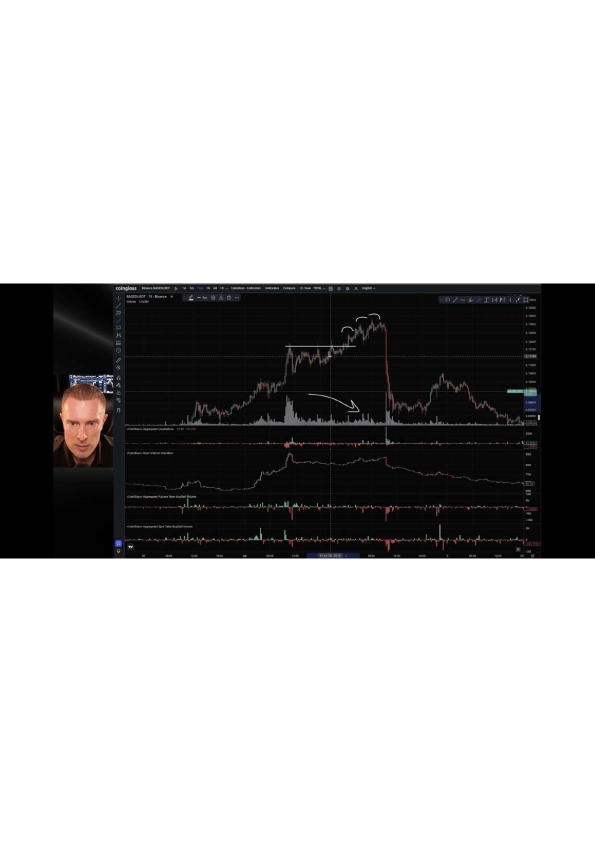
#> input picture .cursor/pdf_pages/cg/page-1.png, 1190 x 1684 px, given in place of dcc429_images_image-b3488a61-d60c-4139-ad23-db9168fd2013.png, which was not available (shown at 1/2 size)
$ python annotate_brent.py
#> lines starting #> are read from the running program, lines starting #| are printed output that depends on the picture; pictures that were not available may be replaced by others from this repository, and a replacement may not be noted
"""Annotate Brent Cash 15m screenshot with zones, patterns, trade plan."""
from __future__ import annotations

import os

from PIL import Image, ImageDraw, ImageFont

SRC = (
    r"C:\Users\User\.cursor\projects\d-PROJECTS-Bybit-bot\assets\\"
    r"c__Users_User_AppData_Roaming_Cursor_User_workspaceStorage_"
    r"7421d9986fe84b49bc115e3b3adcc429_images_image-b3488a61-d60c-4139-ad23-db9168fd2013.png"
)
OUT_DIR = r"d:\PROJECTS\Bybit_bot\analysis_output"

LEFT, RIGHT = 8, 955
VOL_TOP, VOL_BOT = 295, 365


def load_font(size: int) -> ImageFont.ImageFont:
#> called with size = 11
    for path in (
        r"C:\Windows\Fonts\segoeui.ttf",
        r"C:\Windows\Fonts\arial.ttf",
        r"C:\Windows\Fonts\calibri.ttf",
    ):
        if os.path.exists(path):
            return ImageFont.truetype(path, size)
    return ImageFont.load_default()


FONT_SM = load_font(11)
FONT_MD = load_font(13)
FONT_TITLE = load_font(16)


def overlay_rect(base: Image.Image, xy: list[int], fill: tuple[int, ...]) -> Image.Image:
    layer = Image.new("RGBA", base.size, (0, 0, 0, 0))
    ImageDraw.Draw(layer).rectangle(xy, fill=fill)
    return Image.alpha_composite(base, layer)


def draw_hline(
    d: ImageDraw.ImageDraw,
    y: int,
    color: tuple[int, ...],
    width: int = 1,
    dash: bool = False,
    x0: int = LEFT,
    x1: int = RIGHT,
) -> None:
    if not dash:
        d.line([(x0, y), (x1, y)], fill=color, width=width)
        return
    x = x0
    while x < x1:
        d.line([(x, y), (min(x + 8, x1), y)], fill=color, width=width)
        x += 14


def label_box(
    d: ImageDraw.ImageDraw,
    xy: tuple[int, int],
    text: str,
    fill: tuple[int, ...],
    text_fill: tuple[int, ...] = (255, 255, 255, 255),
    font: ImageFont.ImageFont = FONT_SM,
) -> None:
    x, y = xy
    bbox = d.textbbox((0, 0), text, font=font)
    tw, th = bbox[2] - bbox[0], bbox[3] - bbox[1]
    pad = 3
    d.rectangle([x, y, x + tw + 2 * pad, y + th + 2 * pad], fill=fill)
    d.text((x + pad, y + pad), text, fill=text_fill, font=font)


def title_bar(d: ImageDraw.ImageDraw, w: int, text: str) -> None:
    d.rectangle([0, 0, w, 22], fill=(15, 18, 28, 230))
    d.text((8, 3), text, fill=(240, 240, 245, 255), font=FONT_TITLE)


def main() -> None:
    os.makedirs(OUT_DIR, exist_ok=True)
    im = Image.open(SRC).convert("RGBA")
#> im is the input picture: PIL image 1190x1684 RGBA; mean R, G, B, A 176.9, 176.5, 176.4, 255
    w, _h = im.size
#> w = 1190

    # ----- MAP 1: Zones + Liquidity -----
    img1 = im.copy()
    img1 = overlay_rect(img1, [LEFT, 42, RIGHT, 72], (220, 60, 60, 55))
#> in overlay_rect, `layer = Image.new("RGBA", base.size, (0, 0, 0, 0))`: layer: PIL image 1190x1684 RGBA; every value is 0
    img1 = overlay_rect(img1, [LEFT, 95, RIGHT, 118], (255, 140, 60, 40))
    img1 = overlay_rect(img1, [LEFT, 148, RIGHT, 168], (60, 180, 100, 45))
    img1 = overlay_rect(img1, [LEFT, 185, RIGHT, 210], (60, 160, 220, 40))
    img1 = overlay_rect(img1, [LEFT, 245, RIGHT, 278], (40, 200, 120, 55))
#> in overlay_rect (call 5), `ImageDraw.Draw(layer).rectangle(xy, fill=fill)`:
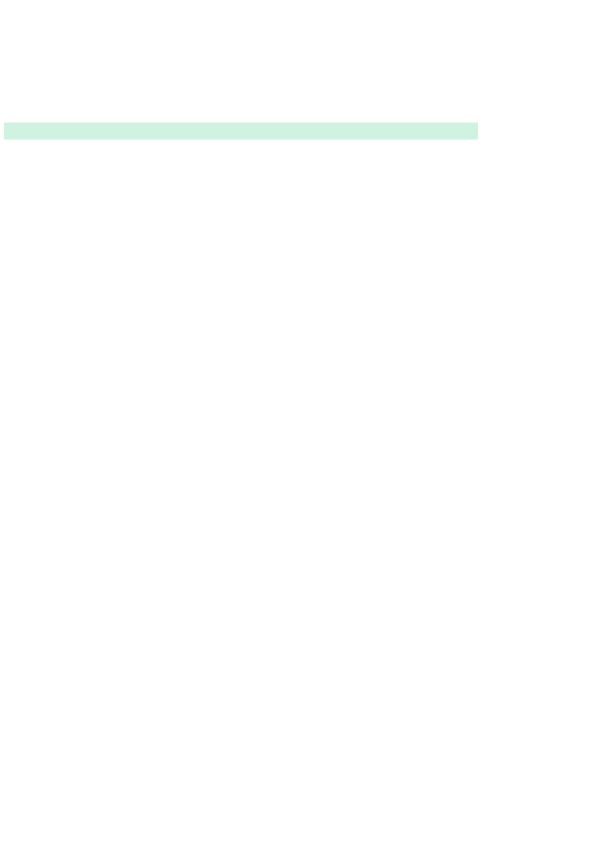
#> layer: PIL image 1190x1684 RGBA (shown at 1/2 size); mean R, G, B, A 0.6, 3.2, 1.9, 0.9; transparent parts drawn white

    d1 = ImageDraw.Draw(img1)
    draw_hline(d1, 155, (255, 80, 80, 200), width=1, dash=True)
    label_box(d1, (760, 142), "PRICE ~106.65", (180, 40, 40, 230))
    label_box(
        d1,
        (12, 44),
        "SUPPLY / EQ HIGHS ~107.85-108.05  |  BSL (stops above)",
        (180, 40, 40, 230),
    )
    label_box(d1, (12, 97), "R2 mid-resistance ~107.15-107.35", (200, 100, 30, 230))
    label_box(d1, (12, 150), "S1 retest support ~106.40-106.55", (30, 130, 70, 230))
    label_box(
        d1,
        (12, 187),
        "S2 breakout origin / prior R->S ~105.95-106.25",
        (30, 110, 170, 230),
    )
    label_box(
        d1,
        (12, 250),
        "DEMAND + SSL SWEEP ~105.05-105.45  |  V-bottom liquidity grab",
        (20, 140, 80, 230),
    )

    d1.polygon([(900, 38), (910, 50), (890, 50)], fill=(255, 80, 80, 220))
    label_box(d1, (820, 18), "BSL ^", (200, 50, 50, 230), font=FONT_MD)
    d1.polygon([(220, 285), (210, 273), (230, 273)], fill=(50, 220, 120, 220))
    label_box(d1, (235, 270), "SSL v", (20, 140, 80, 230), font=FONT_MD)

    title_bar(d1, w, "BRENT CASH · 15m · Vantage  |  MAP 1/3: Zones · Liquidity · S/R")

    legend_y = 318
    d1.rectangle([8, legend_y, 620, 382], fill=(12, 14, 22, 210))
    d1.text((14, legend_y + 4), "LEGEND", fill=(255, 220, 100, 255), font=FONT_MD)
    d1.text(
        (14, legend_y + 22),
        "Red band = Supply / resistance (sellers defended)",
        fill=(255, 180, 180, 255),
        font=FONT_SM,
    )
    d1.text(
        (14, legend_y + 36),
        "Green band = Demand / support (buyers stepped in)",
        fill=(160, 255, 190, 255),
        font=FONT_SM,
    )
    d1.text(
        (14, legend_y + 50),
        "BSL = buy-side liquidity (stops above highs)  |  SSL = sell-side liquidity (stops below lows)",
        fill=(200, 210, 230, 255),
        font=FONT_SM,
    )

    path1 = os.path.join(OUT_DIR, "brent_15m_map1_zones_liquidity.png")
    img1.convert("RGB").save(path1, quality=95)
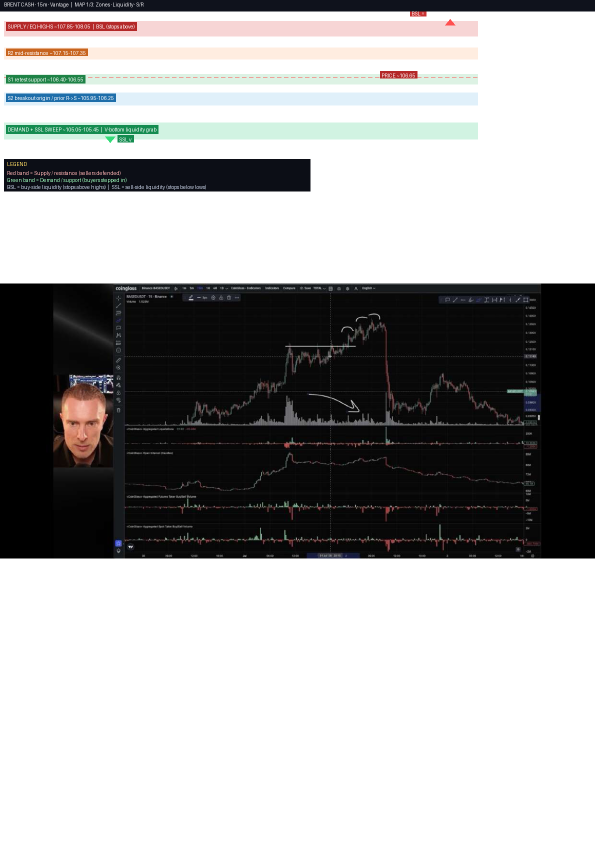
#> saved as brent_15m_map1_zones_liquidity.png: PIL image 1190x1684 RGB (shown at 1/2 size); mean R, G, B 166.3, 166.1, 165.8
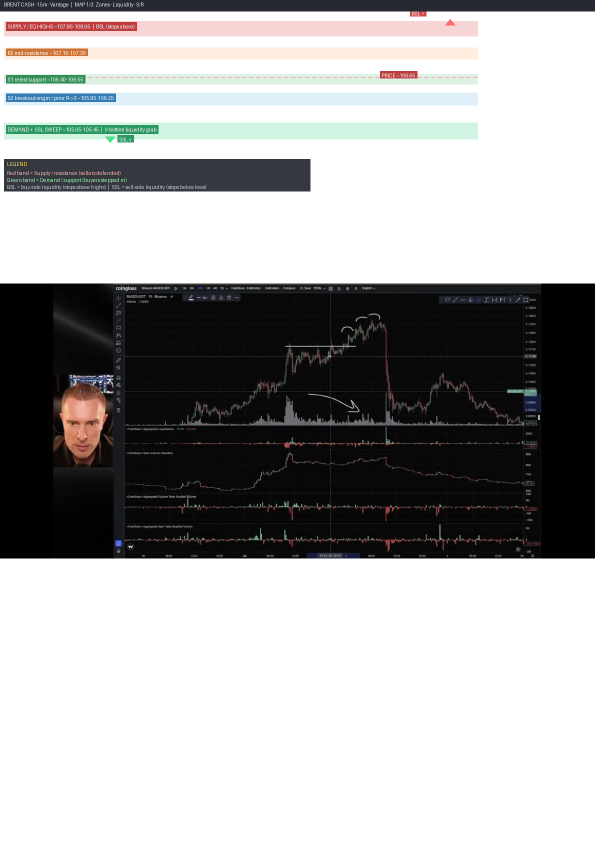
#> img1: PIL image 1190x1684 RGBA (shown at 1/2 size); mean R, G, B, A 166.3, 166.1, 165.8, 253.6; transparent parts drawn white
    print("saved", path1)

    # ----- MAP 2: Patterns + Volume -----
    img2 = im.copy()
    layer = Image.new("RGBA", img2.size, (0, 0, 0, 0))
    dl = ImageDraw.Draw(layer)
    dl.line([(40, 70), (420, 160)], fill=(255, 200, 60, 180), width=2)
    dl.line([(80, 250), (400, 230)], fill=(255, 200, 60, 180), width=2)
    dl.polygon([(40, 70), (420, 160), (400, 230), (80, 250)], fill=(255, 200, 60, 35))
    img2 = Image.alpha_composite(img2, layer)

    layer = Image.new("RGBA", img2.size, (0, 0, 0, 0))
    dl = ImageDraw.Draw(layer)
    dl.line([(520, 230), (880, 55)], fill=(80, 220, 140, 200), width=2)
    dl.line([(540, 270), (920, 110)], fill=(80, 220, 140, 160), width=2)
    dl.polygon([(520, 230), (880, 55), (920, 110), (540, 270)], fill=(80, 220, 140, 30))
    img2 = Image.alpha_composite(img2, layer)

    img2 = overlay_rect(img2, [780, 95, 940, 170], (180, 120, 255, 40))

    d2 = ImageDraw.Draw(img2)
    d2.ellipse([175, 248, 230, 285], outline=(50, 255, 150, 255), width=2)
    label_box(d2, (100, 228), "1 LIQUIDITY SWEEP (SSL)", (20, 150, 90, 230))

    d2.ellipse([455, 215, 500, 250], outline=(80, 200, 255, 255), width=2)
    d2.ellipse([500, 225, 545, 255], outline=(80, 200, 255, 255), width=2)
    label_box(d2, (430, 198), "2 MICRO DB / SPRING", (30, 120, 180, 230))

    d2.line([(560, 200), (720, 90)], fill=(80, 255, 140, 255), width=3)
    d2.polygon([(720, 90), (700, 95), (710, 112)], fill=(80, 255, 140, 255))
    label_box(d2, (600, 130), "3 IMPULSE BOS UP", (20, 140, 80, 230))

    d2.ellipse([850, 42, 920, 78], outline=(255, 80, 80, 255), width=2)
    label_box(d2, (760, 24), "4 EQ HIGH / SUPPLY", (180, 40, 40, 230))
    label_box(d2, (790, 175), "5 FLAG / PULLBACK", (120, 80, 180, 230))
    label_box(d2, (140, 100), "DESCENDING WEDGE / CHANNEL", (180, 140, 20, 230))

    d2.rectangle([8, VOL_TOP, RIGHT, VOL_BOT], outline=(255, 220, 100, 120), width=1)
    for vx, txt in (
        (95, "VOL dump"),
        (200, "VOL sweep"),
        (560, "VOL impulse"),
        (860, "VOL fade"),
    ):
        d2.line([(vx, VOL_TOP + 5), (vx, VOL_BOT - 5)], fill=(255, 220, 100, 160), width=1)
        label_box(
            d2,
            (vx - 20, VOL_TOP + 2),
            txt,
            (40, 35, 10, 220),
            text_fill=(255, 230, 120, 255),
        )

    d2.rectangle([560, 250, 950, 310], fill=(12, 14, 22, 220))
    d2.text((568, 254), "SCENARIO (local 15m)", fill=(255, 220, 100, 255), font=FONT_MD)
    d2.text(
        (568, 272),
        "BASE: hold S1 106.40-55 -> retest R2 107.15 / supply 107.85",
        fill=(200, 255, 210, 255),
        font=FONT_SM,
    )
    d2.text(
        (568, 286),
        "ALT: lose 106.40 -> magnet S2 106.00 / demand 105.20",
        fill=(255, 200, 180, 255),
        font=FONT_SM,
    )
    d2.text(
        (568, 300),
        "INVALID long: 15m close < ~105.90 (breakout origin)",
        fill=(255, 160, 160, 255),
        font=FONT_SM,
    )

    title_bar(d2, w, "BRENT CASH · 15m · Vantage  |  MAP 2/3: Patterns · Volume · Scenario")

    d2.rectangle([8, 318, 540, 382], fill=(12, 14, 22, 210))
    d2.text((14, 322), "PATTERNS SEEN", fill=(255, 220, 100, 255), font=FONT_MD)
    d2.text(
        (14, 340),
        "1 Sweep low -> V recovery   2 Micro double-bottom before BOS",
        fill=(210, 220, 235, 255),
        font=FONT_SM,
    )
    d2.text(
        (14, 354),
        "3 Impulsive break of structure   4 Equal highs / supply   5 Bull flag pullback",
        fill=(210, 220, 235, 255),
        font=FONT_SM,
    )
    d2.text(
        (14, 368),
        "Volume: spikes on dump/sweep/impulse; fading on current pullback",
        fill=(180, 200, 160, 255),
        font=FONT_SM,
    )

    path2 = os.path.join(OUT_DIR, "brent_15m_map2_patterns_volume.png")
    img2.convert("RGB").save(path2, quality=95)
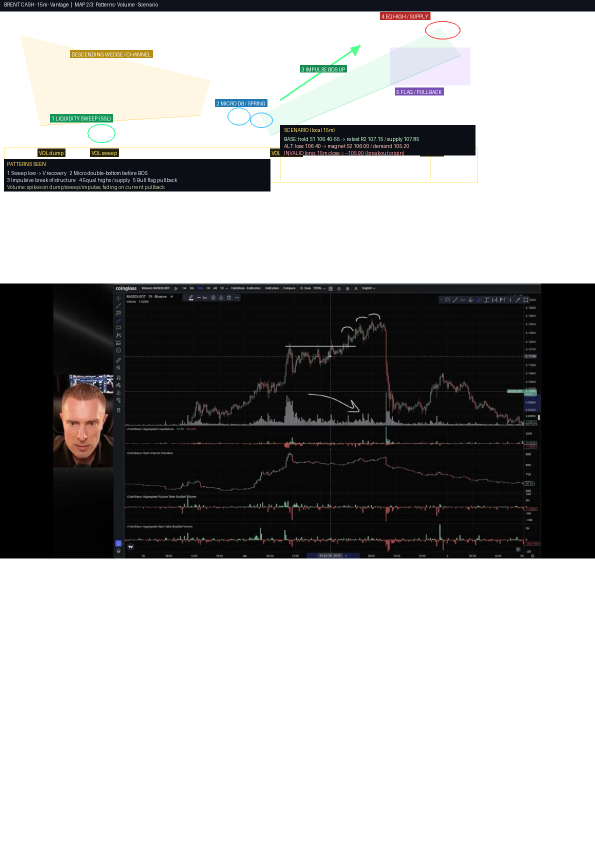
#> saved as brent_15m_map2_patterns_volume.png: PIL image 1190x1684 RGB (shown at 1/2 size); mean R, G, B 165.6, 165.3, 165
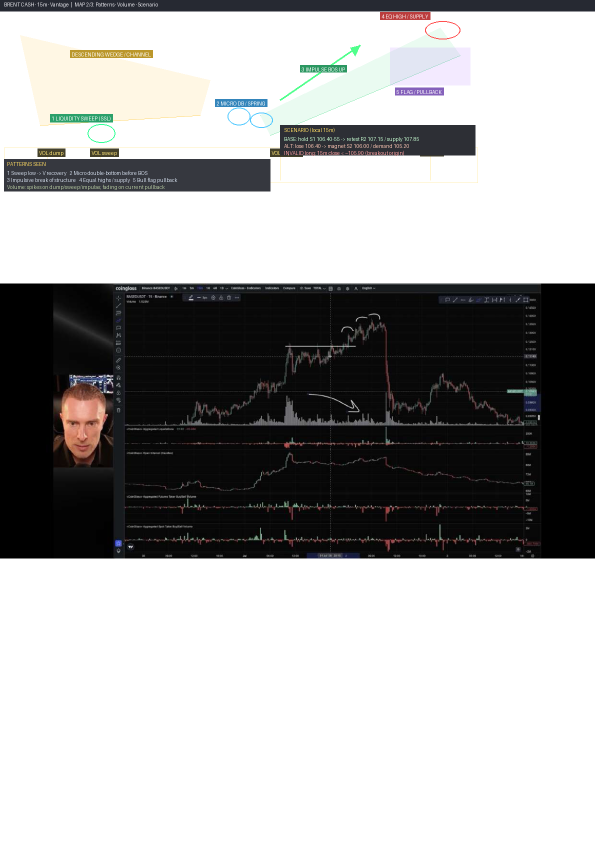
#> img2: PIL image 1190x1684 RGBA (shown at 1/2 size); mean R, G, B, A 165.6, 165.3, 165, 253.3; transparent parts drawn white
    print("saved", path2)

    # ----- MAP 3: Trade plan -----
    img3 = im.copy()
    img3 = overlay_rect(img3, [LEFT, 148, RIGHT, 168], (60, 200, 120, 50))
    img3 = overlay_rect(img3, [LEFT, 210, RIGHT, 225], (220, 60, 60, 50))
    img3 = overlay_rect(img3, [LEFT, 95, RIGHT, 112], (60, 140, 255, 45))
    img3 = overlay_rect(img3, [LEFT, 42, RIGHT, 68], (180, 80, 255, 45))

    d3 = ImageDraw.Draw(img3)
    draw_hline(d3, 155, (80, 255, 140, 220), width=2)
    draw_hline(d3, 217, (255, 80, 80, 220), width=2)
    draw_hline(d3, 103, (80, 160, 255, 220), width=2)
    draw_hline(d3, 55, (200, 120, 255, 220), width=2)

    label_box(d3, (680, 140), "ENTRY ZONE ~106.40-106.55", (30, 140, 80, 235))
    label_box(d3, (680, 205), "STOP ~105.85-105.95", (160, 40, 40, 235))
    label_box(d3, (680, 88), "TP1 ~107.15-107.30", (30, 100, 180, 235))
    label_box(d3, (680, 44), "TP2 ~107.85-108.00", (120, 60, 180, 235))

    d3.line([(650, 155), (650, 217)], fill=(255, 100, 100, 200), width=2)
    d3.line([(670, 155), (670, 103)], fill=(100, 180, 255, 200), width=2)
    label_box(d3, (560, 175), "RISK", (160, 40, 40, 230))
    label_box(d3, (520, 115), "REWARD->TP1 ~1:1.2", (30, 100, 180, 230))

    title_bar(
        d3,
        w,
        "BRENT CASH · 15m · Vantage  |  MAP 3/3: Trade plan (WAIT for hold/reclaim)",
    )

    d3.rectangle([8, 318, 720, 382], fill=(12, 14, 22, 210))
    d3.text((14, 322), "PLAN — not a market chase", fill=(255, 220, 100, 255), font=FONT_MD)
    d3.text(
        (14, 340),
        "Bias local: bullish after BOS, but under supply -> WAIT / limit at S1",
        fill=(210, 220, 235, 255),
        font=FONT_SM,
    )
    d3.text(
        (14, 354),
        "Long only if 15m holds/reclaims 106.40-55 with higher low; R:R to TP2 ~1:2+",
        fill=(200, 255, 210, 255),
        font=FONT_SM,
    )
    d3.text(
        (14, 368),
        "If break <105.90 -> cancel long, look demand 105.05-45 for next reaction",
        fill=(255, 190, 170, 255),
        font=FONT_SM,
    )

    path3 = os.path.join(OUT_DIR, "brent_15m_map3_trade_plan.png")
    img3.convert("RGB").save(path3, quality=95)
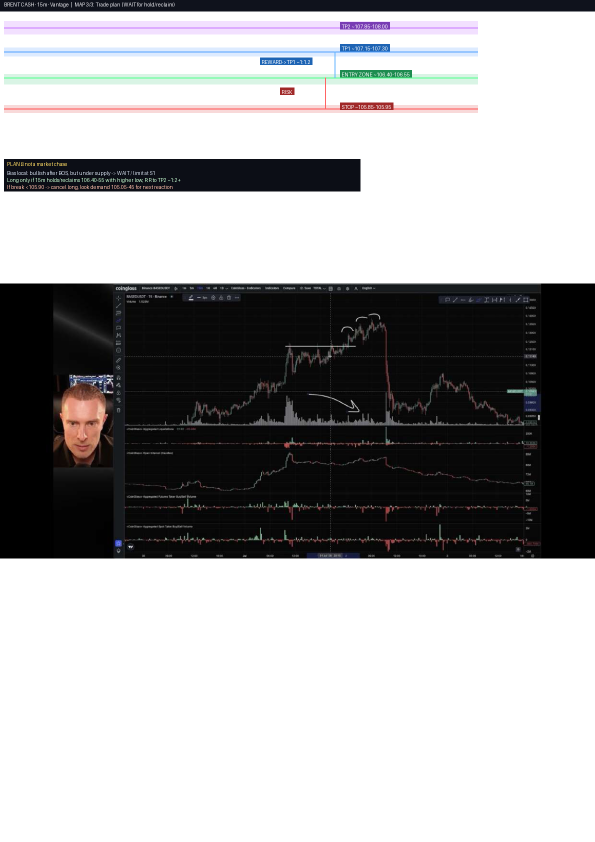
#> saved as brent_15m_map3_trade_plan.png: PIL image 1190x1684 RGB (shown at 1/2 size); mean R, G, B 166.6, 166.2, 167
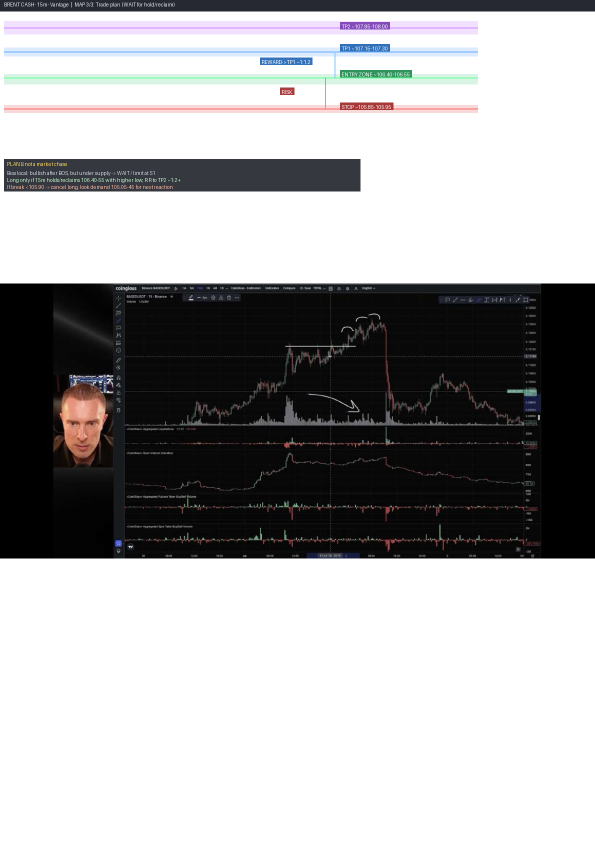
#> img3: PIL image 1190x1684 RGBA (shown at 1/2 size); mean R, G, B, A 166.6, 166.2, 167, 253.5; transparent parts drawn white
    print("saved", path3)
    print("done")


if __name__ == "__main__":
    main()
